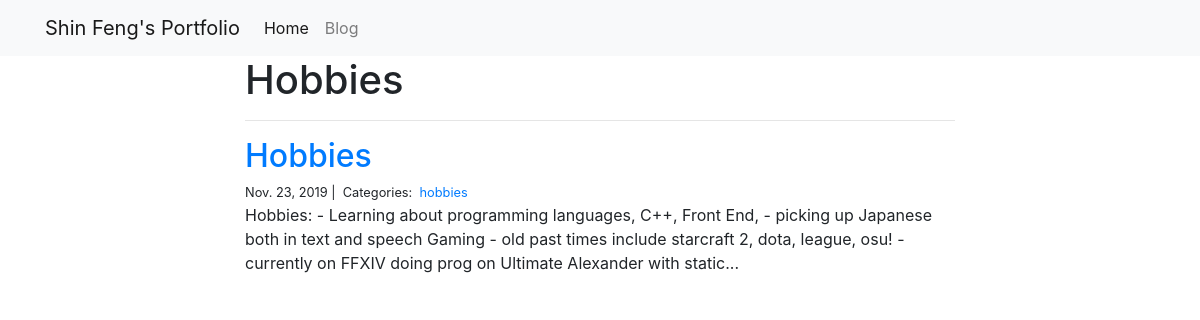
/blog/hobbies/, run on the app's committed database.
### blog/models.py (models this page shows)
class Post(models.Model):
    title = models.CharField(max_length=255)
    body = models.TextField()
    created_on = models.DateTimeField(auto_now_add=True)
    last_modified = models.DateTimeField(auto_now=True)
    categories = models.ManyToManyField('Category', related_name='posts')

class Category(models.Model):
    name = models.CharField(max_length=25)

### blog/views.py (the view)
# urls.py: path("<category>/", views.blog_category, name="blog_category"),
def blog_category(request, category):
    posts = Post.objects.filter(
        categories__name__contains=category
    ).order_by(
        '-created_on'
    )
    context = {
        "category": category,
        "posts": posts
    }
    return render(request, "blog_category.html", context)

### blog/templates/blog_category.html
{% extends "base.html" %}
{% block page_content %}
<div class="col-md-8 offset-md-2">
    <h1>{{ category | title }}</h1>
    <hr>
    {% for post in posts %}
    <h2><a href="{% url 'blog_detail' post.pk%}">{{ post.title }}</a></h2>
    <small>
        {{ post.created_on.date }} |&nbsp;
        Categories:&nbsp;
        {% for category in post.categories.all %}
        <a href="{% url 'blog_category' category.name %}">
            {{ category.name }}
        </a>&nbsp;
        {% endfor %}
    </small>
    <p>{{ post.body | slice:":400" }}...</p>
    {% endfor %}
</div>
{% endblock %}

### data on the page
Post: title "Hobbies", created_on "Nov. 23, 2019", body "Hobbies: - Learning about programming languages, C++, Front End, - picking up Japanese both in text and speech Gaming - old past times include starcraft 2, dota, league, osu! - currently on FFXIV doing prog on Ultimate Alexander with static"
Category: name "hobbies"

### other printed values
{{ category | title }} "Hobbies"
